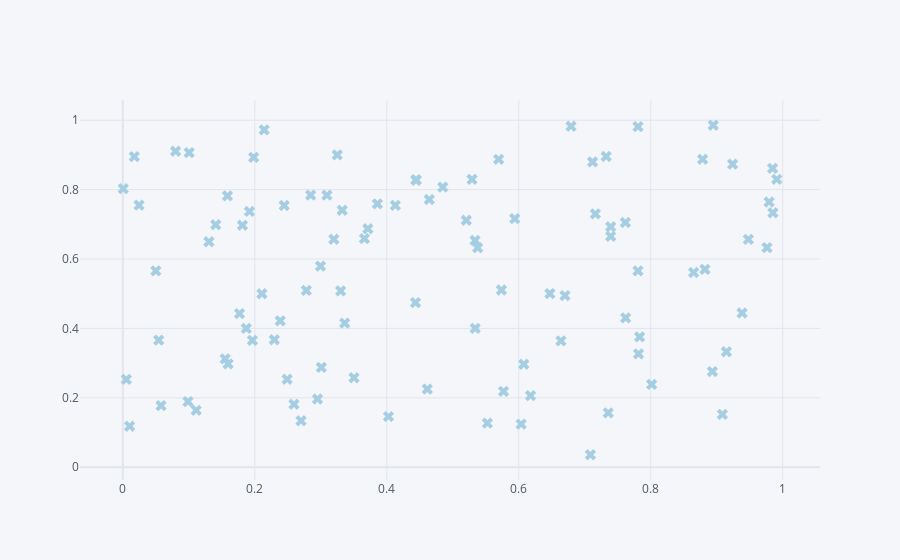

Write notebook code for a chart like this one.
### Code cell
df1.iplot(kind="scatter", x="a", y="b", mode="markers", size = 10, symbol = "x", colorscale="paired")
